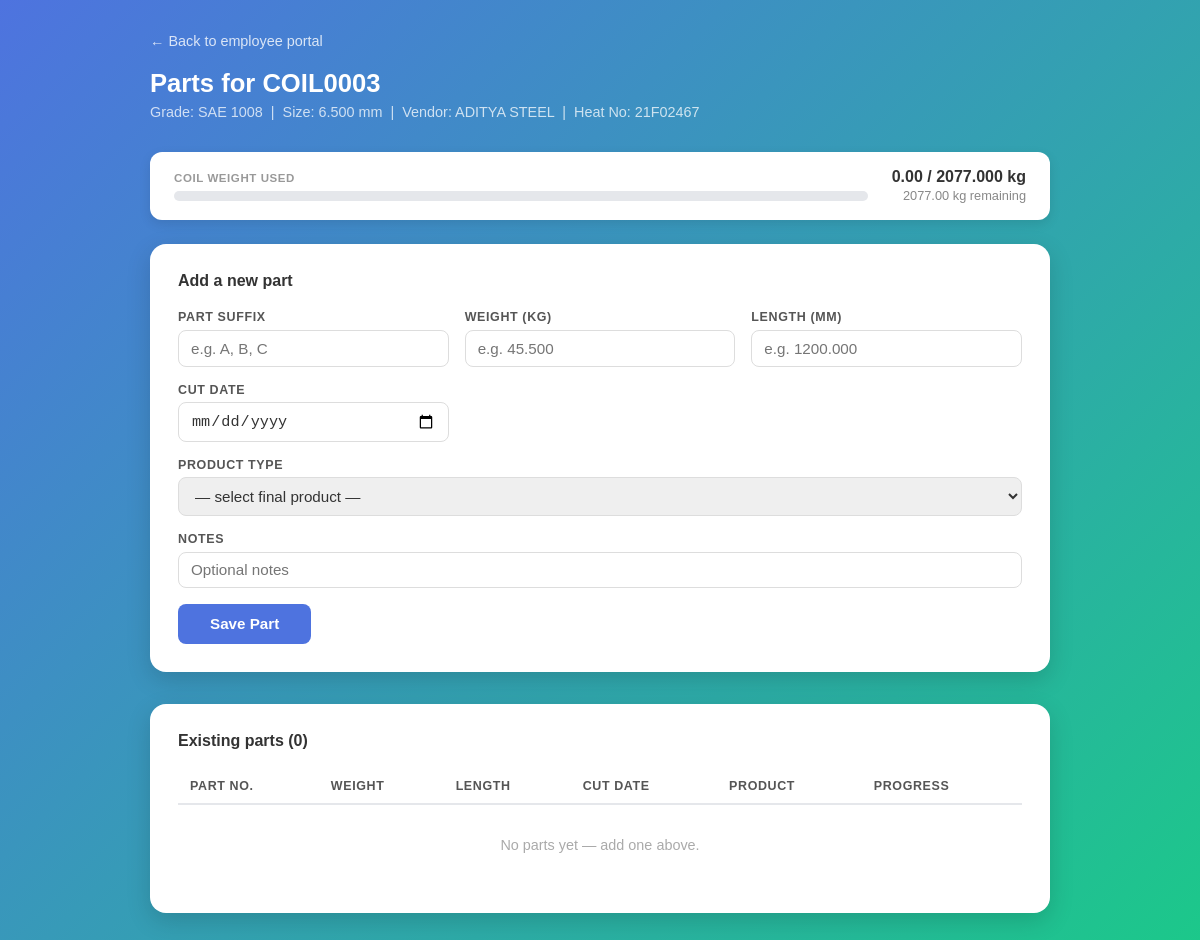
Screenshot of /coil/3/parts/ with the database file from the repository.
### materials/models.py (models this page shows, shortened)
class Material(models.Model):
    coil_no = models.AutoField(primary_key=True)
    date = models.DateField("receipt date", null=True, blank=True)
    grade = models.CharField(max_length=10, null=True, blank=True)
    size = models.DecimalField(max_digits=10, decimal_places=3, null=True, blank=True)
    company = models.CharField(max_length=100, null=True, blank=True)
    vendor = models.CharField(max_length=50, null=True, blank=True)
    quantity = models.DecimalField(max_digits=10, decimal_places=3, null=True, blank=True)
    heat_no = models.CharField(max_length=8, null=True, blank=True)
    def formatted_coil(self):
        return f"COIL{self.coil_no:04d}"

### materials/views.py (the view, shortened to what this page needs)
# urls.py: path('coil/<int:coil_pk>/parts/', views.coil_parts, name='coil_parts'),
def coil_parts(request, coil_pk):
    coil = get_object_or_404(Material, pk=coil_pk)
    parts = coil.parts.prefetch_related('jobs__product_type').order_by('created_at')
    product_types = ProductType.objects.all()
    total_used = float(parts.aggregate(total=Sum('weight'))['total'] or 0)
    coil_weight = float(coil.quantity or 0)
    remaining = coil_weight - total_used
    exhausted = coil_weight > 0 and remaining <= 0
    return render(request, 'materials/coil_parts.html', {
        'coil': coil, 'parts': parts, 'product_types': product_types,
        'total_used': total_used, 'remaining': remaining, 'exhausted': exhausted,
    })

### templates/materials/coil_parts.html (shortened to what this page needs)
<!DOCTYPE html>
<html lang="en">
<head>
</head>
<body>
<div class="page">
  <a href="{% url 'employee' %}" class="back-link">← Back to employee portal</a>
  <h1>Parts for {{ coil.formatted_coil }}</h1>
  <p class="coil-meta">
    Grade: {{ coil.grade|default:"—" }} &nbsp;|&nbsp;
    Size: {{ coil.size|default:"—" }} mm &nbsp;|&nbsp;
    Vendor: {{ coil.vendor|default:"—" }} &nbsp;|&nbsp;
    Heat No: {{ coil.heat_no|default:"—" }}
  </p>
  {% if coil.quantity %}
  <div style="background:white; border-radius:12px; padding:1rem 1.5rem;
              margin-bottom:1.5rem; box-shadow:0 4px 12px rgba(0,0,0,0.1);
              display:flex; align-items:center; gap:1.5rem; flex-wrap:wrap;">
    <div style="flex:1; min-width:160px;">
      <div style="font-size:0.72rem; font-weight:700; color:#999;
                  text-transform:uppercase; letter-spacing:0.05em; margin-bottom:0.4rem;">
        Coil Weight Used
      </div>
      <div style="background:#e5e7eb; border-radius:999px; height:10px; overflow:hidden;">
      </div>
    </div>
    <div style="text-align:right; white-space:nowrap;">
      <span style="font-size:1rem; font-weight:700;
                   color:{% if exhausted %}#dc2626{% else %}#333{% endif %};">
        {{ total_used|floatformat:2 }} / {{ coil.quantity }} kg
      </span>
      <br>
      <span style="font-size:0.8rem; color:#888;">
        {% if exhausted %}No weight remaining{% else %}{{ remaining|floatformat:2 }} kg remaining{% endif %}
      </span>
    </div>
  </div>
  {% endif %}
  <div class="card" {% if exhausted %}style="opacity:0.5; pointer-events:none;"{% endif %}>
    <h2>Add a new part</h2>
    <form method="post">
      <div class="form-grid">
        <div class="form-group">
          <label>Part suffix</label>
          <input name="suffix" placeholder="e.g. A, B, C" {% if not exhausted %}required{% endif %}>
        </div>
        <div class="form-group">
          <label>Weight (kg)</label>
          <input name="weight" type="number" step="0.001" placeholder="e.g. 45.500"
                 {% if remaining %}max="{{ remaining|floatformat:3 }}"{% endif %}>
        </div>
        <div class="form-group">
          <label>Length (mm)</label>
          <input name="length" type="number" step="0.001" placeholder="e.g. 1200.000">
        </div>
        <div class="form-group">
          <label>Cut date</label>
          <input name="cut_date" type="date">
        </div>
        <div class="form-group full">
          <label>Product Type</label>
          <select name="product_type" required style="padding:0.55rem 0.75rem;
            border:1px solid #ddd; border-radius:8px; font-size:0.95rem; color:#333;">
            <option value="">— select final product —</option>
          </select>
        </div>
        <div class="form-group full">
          <label>Notes</label>
          <input name="notes" placeholder="Optional notes">
        </div>
      </div>
      <button type="submit" class="btn-submit">Save Part</button>
    </form>
  </div>
  <div class="table-card">
    <h2>Existing parts ({{ parts.count }})</h2>
    <table>
      <thead>
        <tr>
          <th>Part No.</th>
          <th>Weight</th>
          <th>Length</th>
          <th>Cut Date</th>
          <th>Product</th>
          <th>Progress</th>
        </tr>
      </thead>
      <tbody>
        {% for part in parts %}
        {% with job=part.jobs.first %}
        <tr>
          <td><span class="badge">{{ part.part_no }}</span></td>
          <td>{{ part.weight|default:"—" }} {% if part.weight %}kg{% endif %}</td>
          <td>{{ part.length|default:"—" }} {% if part.length %}mm{% endif %}</td>
          <td>{{ part.cut_date|date:"d M Y"|default:"—" }}</td>
          <td>{% if job %}{{ job.product_type.name }}{% else %}—{% endif %}</td>
          <td>
            {% if job %}
            <a href="{% url 'job_detail' job.pk %}" class="btn-job">
              View Steps
            </a>
            {% else %}—{% endif %}
          </td>
        </tr>
        {% endwith %}
        {% empty %}
        <tr class="empty-row">
          <td colspan="6">No parts yet — add one above.</td>
        </tr>
        {% endfor %}
      </tbody>
    </table>
  </div>
</div>
</body>
</html>

### templates/materials/coil_parts.html (style rules this page uses)
* { box-sizing: border-box; margin: 0; padding: 0; }
body { font-family: Arial, Helvetica, sans-serif; background: linear-gradient(135deg, #4e73df, #1cc88a); min-height: 100vh; padding: 2rem; }
.page { max-width: 900px; margin: 0 auto; }
.back-link { color: rgba(255,255,255,0.8); text-decoration: none; font-size: 0.9rem; display: inline-block; margin-bottom: 1.25rem; }
h1 { color: white; font-size: 1.6rem; margin-bottom: 0.4rem; }
.coil-meta { color: rgba(255,255,255,0.75); font-size: 0.9rem; margin-bottom: 2rem; }
.card { background: white; border-radius: 16px; padding: 1.75rem; box-shadow: 0 8px 24px rgba(0,0,0,0.15); margin-bottom: 2rem; }
.card h2 { font-size: 1rem; color: #333; margin-bottom: 1.25rem; }
.form-grid { display: grid; grid-template-columns: 1fr 1fr 1fr; gap: 1rem; margin-bottom: 1rem; }
.form-group { display: flex; flex-direction: column; gap: 0.35rem; }
.form-group label { font-size: 0.78rem; font-weight: 600; color: #555; text-transform: uppercase; letter-spacing: 0.05em; }
.form-group input, .form-group textarea { padding: 0.55rem 0.75rem; border: 1px solid #ddd; border-radius: 8px; font-size: 0.95rem; color: #333; transition: border-color 0.15s; }
.form-group.full { grid-column: 1 / -1; }
.btn-submit { background: #4e73df; color: white; border: none; padding: 0.7rem 2rem; border-radius: 8px; font-size: 0.95rem; font-weight: 600; cursor: pointer; transition: opacity 0.15s; }
.table-card { background: white; border-radius: 16px; padding: 1.75rem; box-shadow: 0 8px 24px rgba(0,0,0,0.15); }
.table-card h2 { font-size: 1rem; color: #333; margin-bottom: 1.25rem; }
table { width: 100%; border-collapse: collapse; font-size: 0.9rem; }
thead th { text-align: left; padding: 0.6rem 0.75rem; border-bottom: 2px solid #e5e7eb; color: #555; font-size: 0.78rem; text-transform: uppercase; letter-spacing: 0.05em; }
tbody td { padding: 0.75rem; border-bottom: 1px solid #f3f4f6; color: #333; }
tbody tr:last-child td { border-bottom: none; }
.empty-row td { text-align: center; color: #aaa; padding: 2rem; }

### rows the page displays
Material: formatted_coil "COIL0003", grade "SAE 1008", size "6.500", vendor "ADITYA STEEL", heat_no "21F02467", quantity "2077.000"

### other values shown
{{ total_used|floatformat:2 }} "0.00"
{{ remaining|floatformat:2 }} "2077.00"
{{ parts.count }} "0"
